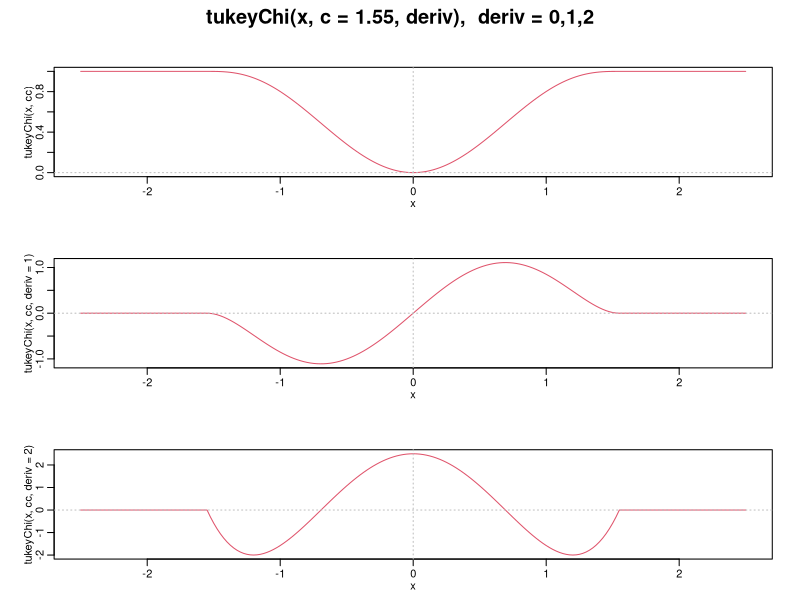
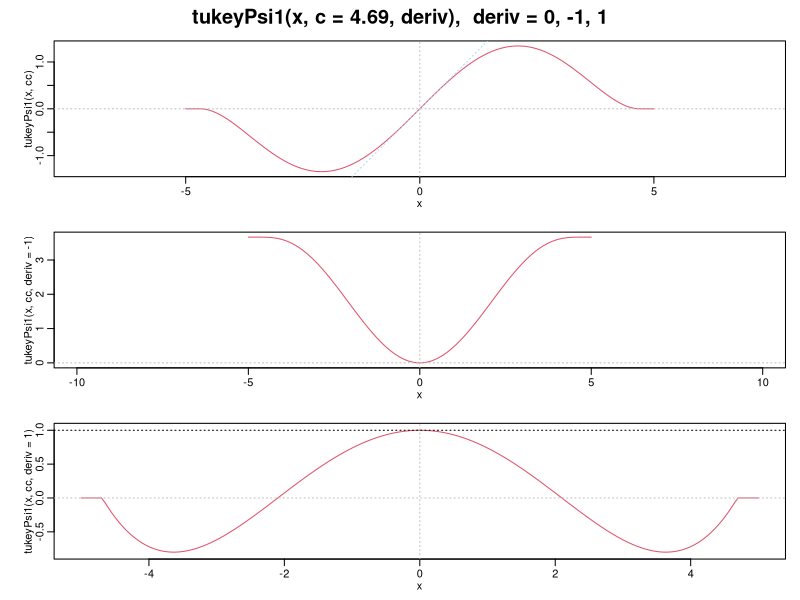

Source code (R) for these figures, in order:
library(robustbase)


### Name: tukeyPsi1
### Title: Tukey's Bi-square Score (Psi) and "Chi" (Rho) Functions and
###   Derivatives
### Aliases: robustbase-deprecated tukeyPsi1 tukeyChi
### Keywords: robust

### ** Examples

## Don't show: 
oop <- options(warn = -1) # against the "deprecated" warnings
## End(Don't show)
op <- par(mfrow = c(3,1), oma = c(0,0, 2, 0),
          mgp = c(1.5, 0.6, 0), mar= .1+c(3,4,3,2))
x <- seq(-2.5, 2.5, length = 201)
cc <- 1.55 # as set by default in lmrob.control()
plot. <- function(...) { plot(...); abline(h=0,v=0, col="gray", lty=3)}
plot.(x, tukeyChi(x, cc), type = "l", col = 2)
plot.(x, tukeyChi(x, cc, deriv = 1), type = "l", col = 2)
plot.(x, tukeyChi(x, cc, deriv = 2), type = "l", col = 2)
mtext(sprintf("tukeyChi(x, c = %g, deriv),  deriv = 0,1,2", cc),
      outer = TRUE, font = par("font.main"), cex = par("cex.main"))
par(op)

op <- par(mfrow = c(3,1), oma = c(0,0, 2, 0),
          mgp = c(1.5, 0.6, 0), mar= .1+c(3,4,1,1))
x <- seq(-5, 5, length = 201)
cc <- 4.69 # as set by default in lmrob.control()
plot. <- function(...) { plot(..., asp = 1); abline(h=0,v=0, col="gray", lty=3)}
plot.(x, tukeyPsi1(x, cc), type = "l", col = 2)
abline(0:1, lty = 3, col = "light blue")
plot.(x, tukeyPsi1(x, cc, deriv = -1), type = "l", col = 2)
plot.(x, tukeyPsi1(x, cc, deriv =  1), type = "l", col = 2); abline(h=1,lty=3)
mtext(sprintf("tukeyPsi1(x, c = %g, deriv),  deriv = 0, -1, 1", cc),
      outer = TRUE, font = par("font.main"), cex = par("cex.main"))
par(op)
## Don't show: 
options(oop)
## End(Don't show)
